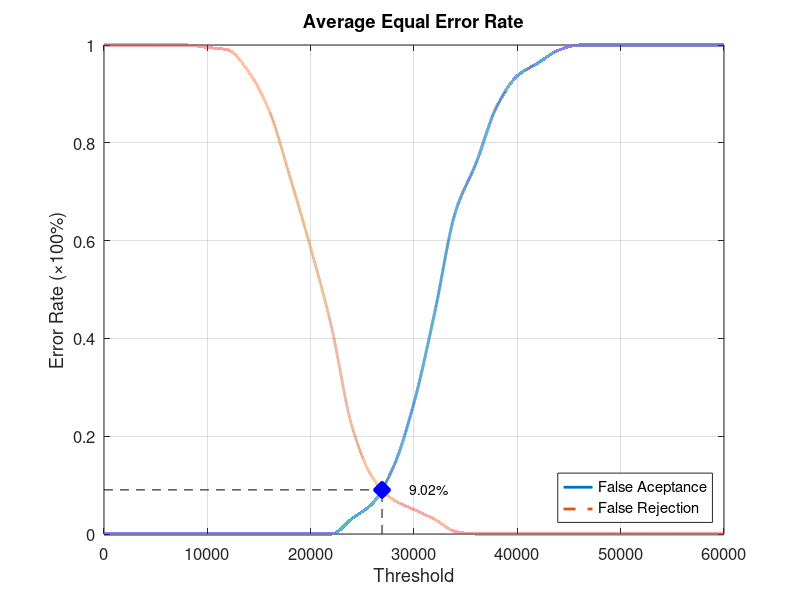
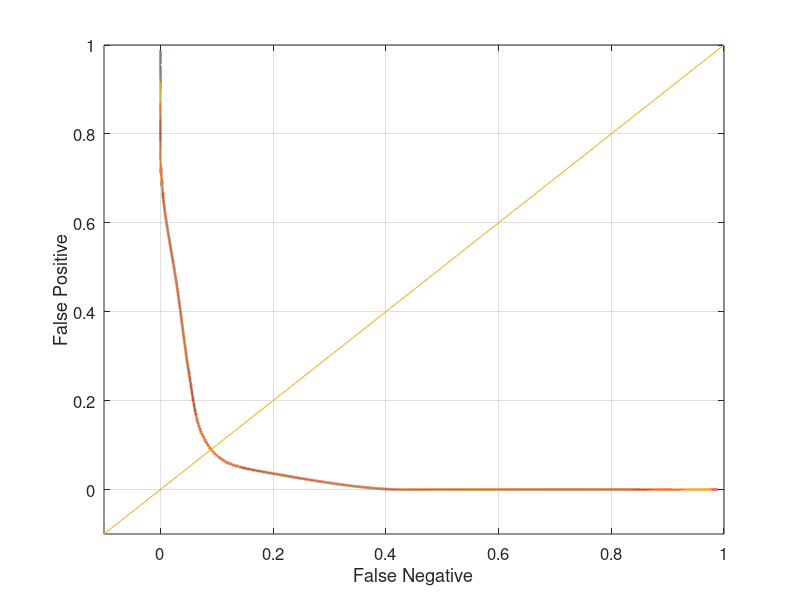

These figures' MATLAB source, in order:
function yEER = Database4_3
close all;
clear;
clc;
x = 0:2000:60000;
xq = 0:0.5:60000;

y0 = [0 0 0 0 0 0 0 0 0 0 0 0 0.0315789 0.0631579 0.136842 0.268421 0.452632 0.657895 0.757895 0.873684 0.936842 0.963158 0.989474 1 1 1 1 1 1 1 1];
yy0 = interp1(x, y0, xq, 'pchip');
y1 = [1 1 1 1 1 0.995 0.99 0.945 0.865 0.73 0.585 0.425 0.22 0.115 0.07 0.05 0.03 0.005 0 0 0 0 0 0 0 0 0 0 0 0 0];
yy1 = interp1(x, y1, xq, 'pchip');

% Calculating EER: 
y2 = abs(y0 - y1);
find(y2 == min(y2))
yy2 = abs(yy0 - yy1);
xEER = find(yy2 == min(yy2));
xEERIndex = xq(xEER) % X-axis EER
yEER = yy0(xEER) % Y-axis EER

main = figure
plot(xq, yy0,'-','LineWidth', 2);	hold on
plot(xq, yy1,'--','LineWidth', 2);	hold on
plot([xEERIndex xEERIndex], [0 yEER], 'k--');	hold on
plot([0 xEERIndex], [yEER yEER], 'k--');	hold on
plot(xEERIndex, yEER, 'bx', 'LineWidth', 10);	hold on
text(xEERIndex + 10 * xEERIndex / 100, yEER, [num2str(round((10000 * yEER)) / 100) '%'])
legend('False Aceptance', 'False Rejection', 'Location', 'SouthEast')
xlabel('Threshold')
ylabel('Error Rate (\times100%)')
title('Average Equal Error Rate')
set(gca, 'FontSize', 12)
axis([0 60000 0 1])
grid on

print(main, 'Database4_3Main', '-dpng');
FNRxFPR = figure('Color', [1 1 1]);
plot(yy1, yy0, '-', yy1, yy0, 'LineWidth', 2);
hold on
y = -0.1:0.1:1
plot(y, y); 
set(gca, 'FontSize', 12)
xlabel('False Negative')
ylabel('False Positive')
axis([-0.1 1 -0.1 1])
set(gca, 'FontSize', 12)
grid on

print(FNRxFPR, 'Database4_3FNRxFPR','-dpng');
end
